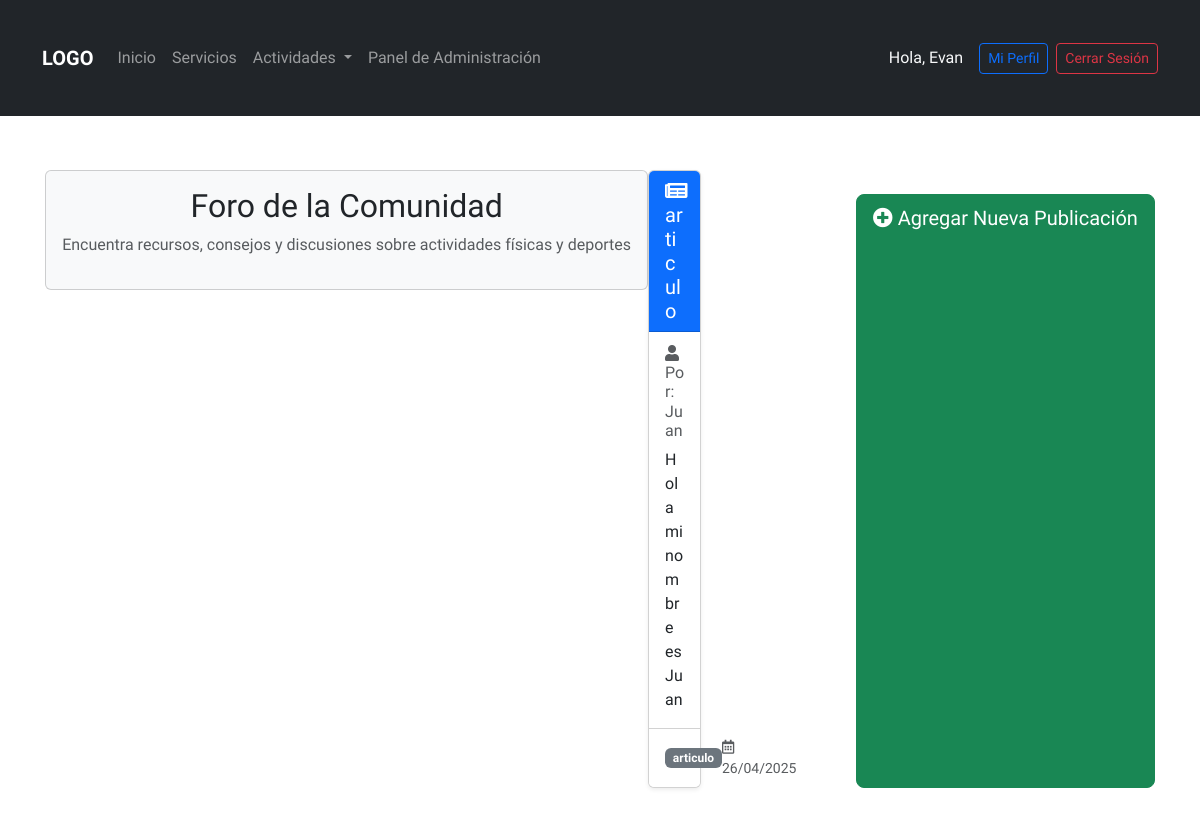
The page /foro.php (signed in) on the database its author committed.
### tables this page shows
CREATE TABLE `foro` (
  `PUBLICACION_ID` int(11) NOT NULL,
  `USUARIO_ID` int(11) DEFAULT NULL,
  `CONTENIDO` varchar(255) DEFAULT NULL,
  `FECHA_PUBLICACION` date DEFAULT NULL,
  `TIPO` varchar(100) DEFAULT NULL
);

CREATE TABLE `usuarios` (
  `USUARIOS_ID` int(11) NOT NULL,
  `NOMBRE` varchar(100) DEFAULT NULL,
  `APELLIDO` varchar(100) DEFAULT NULL,
  `EMAIL` varchar(100) DEFAULT NULL,
  `PASSWORD` varchar(255) DEFAULT NULL,
  `ROL` varchar(10) DEFAULT NULL,
  `FECHA_REGISTRO` date DEFAULT NULL
);

### foro.php (the view, shortened to what this page needs)
<?php
    require_once('functions/conexion.php');
    require_once('includes/header.php');
    require_once('includes/navbar.php');
?>
<div class="container mt-4">
    <div class="row mb-4">
        <div class="col-12">
            <div class="card bg-light">
                <div class="card-body">
                    <h2 class="text-center">Foro de la Comunidad</h2>
                    <p class="text-center text-muted">Encuentra recursos, consejos y discusiones sobre actividades físicas y deportes</p>
                </div>
            </div>
        </div>
    </div>
    <div class="row">
        <?php
        $query = "SELECT PUBLICACION_ID, USUARIO_ID, CONTENIDO, FECHA_PUBLICACION, TIPO,
                         usuarios.NOMBRE
                  FROM foro
                  LEFT JOIN usuarios ON foro.USUARIO_ID = usuarios.USUARIOS_ID
                  ORDER BY FECHA_PUBLICACION DESC";
        $result = $conexion->query($query);
        if ($result && $result->num_rows > 0) {
            while ($row = $result->fetch_assoc()) {
                $icon = "fas fa-link";
                if ($row['TIPO'] == 'video') {
                    $icon = "fas fa-video";
                } elseif ($row['TIPO'] == 'imagen') {
                    $icon = "fas fa-image";
                } elseif ($row['TIPO'] == 'articulo') {
                    $icon = "fas fa-newspaper";
                }
        ?>
            <div class="col-md-4 mb-4">
                <div class="card h-100 shadow-sm">
                    <div class="card-header bg-primary text-white">
                        <h5 class="card-title mb-0">
                            <i class="<?php echo $icon; ?>"></i> <?php echo htmlspecialchars($row['TIPO']); ?>
                        </h5>
                    </div>
                    <div class="card-body">
                        <h6 class="card-subtitle mb-2 text-muted">
                            <i class="fas fa-user"></i> Por: <?php echo $row['NOMBRE'] ? htmlspecialchars($row['NOMBRE']) : 'Usuario anónimo'; ?>
                        </h6>
                        <p class="card-text"><?php echo htmlspecialchars($row['CONTENIDO']); ?></p>
                    </div>
                    <div class="card-footer bg-white">
                        <div class="d-flex justify-content-between align-items-center">
                            <span class="badge bg-secondary"><?php echo htmlspecialchars($row['TIPO']); ?></span>
                            <small class="text-muted">
                                <i class="far fa-calendar-alt"></i> <?php echo date('d/m/Y', strtotime($row['FECHA_PUBLICACION'])); ?>
                            </small>
                        </div>
                    </div>
                </div>
            </div>
        <?php
            }
        } else {
            echo '<div class="alert alert-info text-center">No hay publicaciones disponibles en el foro. ¡Sé el primero en compartir algo!</div>';
        }
        ?>
    </div>
    <div class="d-flex justify-content-center mt-4 mb-4">
        <a href="functions/Post.php" class="btn btn-success btn-lg">
            <i class="fas fa-plus-circle"></i> Agregar Nueva Publicación
        </a>
    </div>
</div>
<?php require_once('includes/footer.php'); ?>

### assets/css/styles.css (style rules this page uses)
* { text-decoration: none; list-style: none; font-family: "Work Sans", sans-serif; margin: 0; padding: 0; }

### assets/css/solicitudes.css (style rules this page uses)
body { font-family: Arial, sans-serif; margin: 0; padding: 0; background-color: #f5f5f5; }
.container { display: flex; justify-content: center; padding: 30px; }

### includes/header.php (style rules this page uses)
body { overflow-x: hidden; }

### rows shown on the page
foro: TIPO "articulo", USUARIO_ID.NOMBRE "Juan", CONTENIDO "Hola mi nombre es Juan", FECHA_PUBLICACION "26/04/2025"

### other values the page prints
$contenido "Panel de Administración"
$_SESSION['usuario']['NOMBRE'] "Evan"
